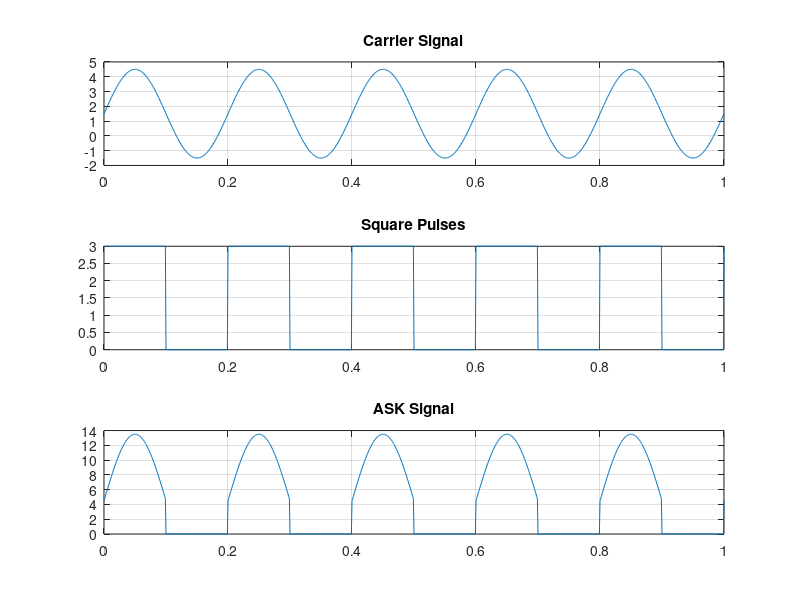

Source code (MATLAB):
clear all;
close all;
clc;

F1=input('Carrier Frequency ='); %carrier %25
F2=input('Square Pulses frequency ='); %square pulses %5
A=3; %Amplitude
t=0:0.001:1;
x=A.*sin(2*pi*F1*t)+(A/2);
u=A/2.*square(2*pi*F2*t)+(A/2);
v=x.*u;

subplot(3,1,1);
plot(t,x);
title('Carrier Signal');
grid on;

subplot(3,1,2);
plot(t,u);
title('Square Pulses');
grid on;

subplot(3,1,3);
plot(t,v);
title('ASK Signal');
grid on;